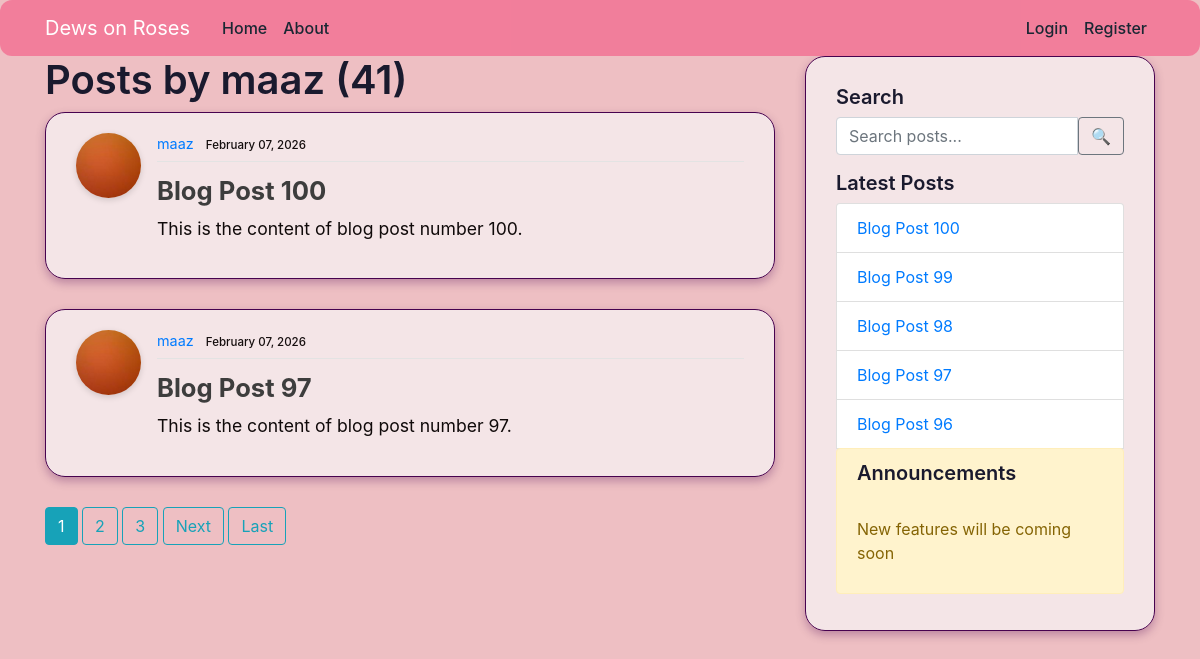
/user/maaz/, run on an earlier commit of the app's database.
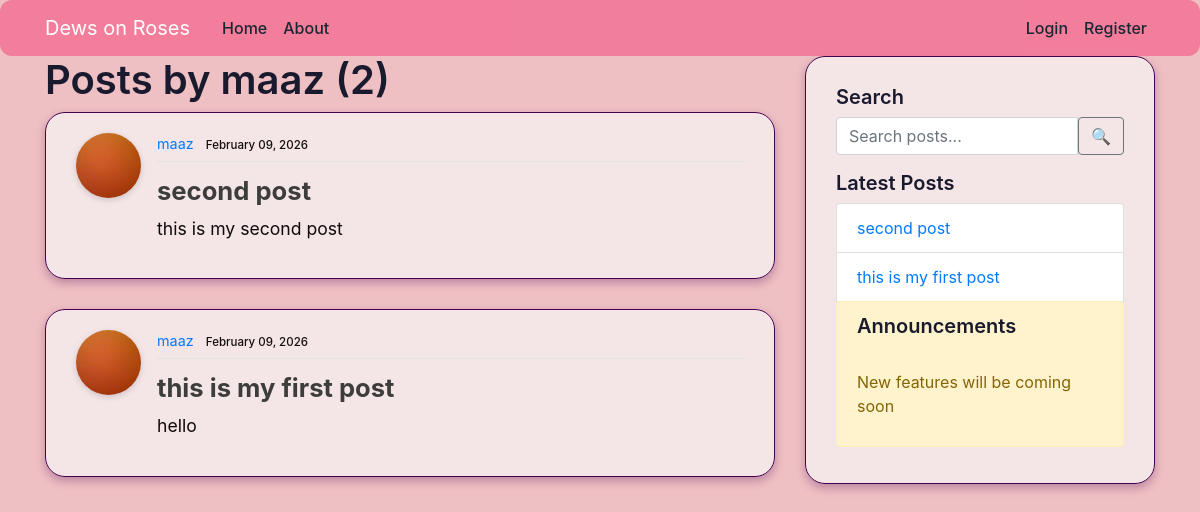
And on a later commit of the database.
### blog/models.py (models this page shows, shortened)
class Post(models.Model):
    title = models.CharField(max_length=100)
    content= models.TextField()
    date_posted = models.DateTimeField(default=timezone.now)
    author = models.ForeignKey(User, on_delete= models.CASCADE)

### users/models.py (models this page shows, shortened)
class Profile(models.Model):
    user = models.OneToOneField(User, on_delete=models.CASCADE)
    image = models.ImageField( upload_to='profile_pics',
      default='default.jpg',
        blank=True,
       )

### blog/views.py (the view)
# urls.py: path('user/<str:username>/', UserPostListView.as_view(), name='user-post'),
class UserPostListView(ListView):
    model=Post
    template_name = 'blog/user_post.html' #<app>/<model>_<viewtype>.html
    context_object_name = 'posts'
    paginate_by=2
    def get_queryset(self):
        user = get_object_or_404(User, username=self.kwargs.get('username'))
        return Post.objects.filter(author=user).order_by('-date_posted')

### blog/context_processors.py (called while the page is built)
def sidebar_data(request):
    return {
        'latest_posts': Post.objects.order_by('-date_posted')[:5]
    }

### blog/templates/blog/user_post.html (shortened to what this page needs)
{% extends "blog/base.html" %}
{% block content %}
<h1>Posts by {{ view.kwargs.username }} ({{ page_obj.paginator.count }})</h1>
    {% for post in posts %}
        <article class="media content-section">
          <img class="rounded-circle article-img" src="{{ post.author.profile.image.url }}">
          <div class="media-body">
            <div class="article-metadata">
              <a class="mr-2" href="{% url 'user-post' post.author.username %}">{{ post.author }}</a>
              <small class="text-muted">{{ post.date_posted|date:"F d, Y" }}</small>
            </div>
            <h2><a class="article-title" href="{% url 'post-detail' post.id %}">{{ post.title }}</a></h2>
            <p class="article-content">{{ post.content }}</p>
          </div>
        </article>
    {% endfor %}
    {% if is_paginated %}
    {% for num in page_obj.paginator.page_range %}
      {% if page_obj.number == num %}
                <a class="btn btn-info mb-4" href ="?page={{ num }}">{{ num }}</a>
      {% elif num > page_obj.number|add:'-3' and num < page_obj.number|add:'3' %}
          <a class="btn btn-outline-info mb-4" href ="?page={{ num }}">{{ num }}</a>
      {% endif %}
    {% endfor %}
      {% if page_obj.has_next %}
      <a class="btn btn-outline-info mb-4" href="?page={{ page_obj.next_page_number }}">Next</a>
        <a class="btn btn-outline-info mb-4" href ="?page={{ page_obj.paginator.num_pages }}">Last</a>
      {% endif %}
    {% endif %}
{% endblock  %}

### blog/templates/blog/base.html (shortened to what this page needs)
{% load static %}
<!DOCTYPE html>
<html lang="en">
<head>
    <link rel="stylesheet" href="https://cdn.jsdelivr.net/npm/bootstrap@4.0.0/dist/css/bootstrap.min.css">
    <link rel="stylesheet" type="text/css" href="{% static 'blog/main.css' %}">
</head>
<body>
   <header class="site-header">
<nav class="navbar navbar-expand-md navbar-dark bg-steel fixed-top">
    <div class="container">
      <a class="navbar-brand mr-4" href="/">Dews on Roses</a>
      <div class="collapse navbar-collapse" id="navbarToggle">
        <div class="navbar-nav mr-auto">
          <a class="nav-item nav-link" href="{% url 'blog-home' %}">Home</a>
          <a class="nav-item nav-link" href="{% url 'blog-about' %}">About</a>
        </div>
        <div class="navbar-nav">
          {% if user.is_authenticated %}
              <a class="nav-item nav-link" href="{% url 'post-create' %}">New Post</a>
              <a class="nav-item nav-link" href="{% url 'profile' %}">Profile</a>
              <form method="POST" action="{% url 'logout' %}">
            {% csrf_token %}
            <button type="submit" class="nav-item nav-link btn btn-link">
              Logout
            </button>
          </form>
          {% else %}
          <a class="nav-item nav-link" href="{% url 'login' %}">Login</a>
          <a class="nav-item nav-link" href="{% url 'register' %}">Register</a>
          {% endif %}
        </div>
      </div>
    </div>
  </nav>
</header>
<main role="main" class="content">
  <div class="container">
    <div class="row">
        <div class="col-md-8">
        {% block content %}{% endblock %}
        </div>
        <div class="col-md-4">
        <div class="content-section">
                <h5>Search</h5>
                <form method="GET" action="{% url 'search' %}">
                  <div class="input-group mb-3">
                    <input
                      type="text"
                      name="q"
                      class="form-control"
                      placeholder="Search posts..."
                      required
                    >
                    <button class="btn btn-outline-secondary" type="submit">
                      🔍
                    </button>
                  </div>
                </form>
                        <h5>Latest Posts</h5>
              <ul class="list-group">
                {% for post in latest_posts %}
                  <li class="list-group-item">
                    <a href="{% url 'post-detail' post.id %}">
                      {{ post.title|truncatechars:30 }}
                    </a>
                  </li>
                {% empty %}
                  <li class="list-group-item">No posts yet</li>
                {% endfor %}
            <div class="alert alert-warning" >
              <div>
                <h5>Announcements </h5>
              </div>
              <br><p>
          New features will be coming soon</p>
            </div>
          </ul>
        </div>
        </div>
    </div>
    </div>
    </main>
</body>
</html>

What changed in the data, as far as the page shows it:
removed Post: author.profile.image (placeholder picture), author "maaz", date_posted "February 07, 2026", title "Blog Post 100", content "This is the content of blog post number 100."
removed Post: author.profile.image (placeholder picture), author "maaz", date_posted "February 07, 2026", title "Blog Post 97", content "This is the content of blog post number 97."
removed Post: title "Blog Post 99", shown under "Latest Posts"
removed Post: title "Blog Post 98", shown under "Latest Posts"
removed Post: title "Blog Post 96", shown under "Latest Posts"
added Post: author.profile.image (placeholder picture), author "maaz", date_posted "February 09, 2026", title "second post", content "this is my second post"
added Post: author.profile.image (placeholder picture), author "maaz", date_posted "February 09, 2026", title "this is my first post", content "hello"
Also different on the page:
{{ page_obj.paginator.count }}: "41" → "2"
list line gone: "1"
list line gone: "2"
list line gone: "3"
text no longer shown: "Next Last"
